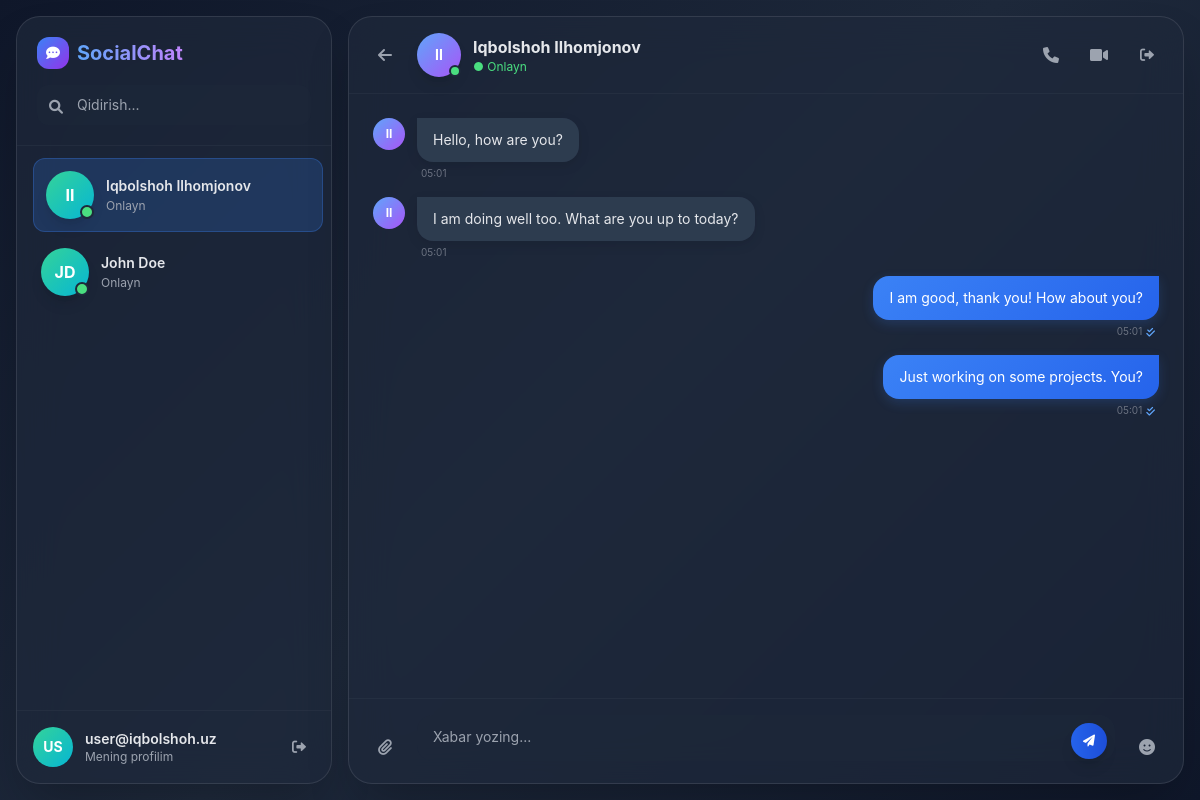
The page /?id=1 (signed in) on the database its author committed.
### tables this page shows
CREATE TABLE users (
    id INT PRIMARY KEY AUTO_INCREMENT,
    name VARCHAR(50) NOT NULL,
    email VARCHAR(100) NOT NULL UNIQUE,
    password VARCHAR(255) NOT NULL,
    created_at TIMESTAMP DEFAULT CURRENT_TIMESTAMP,
    updated_at TIMESTAMP DEFAULT CURRENT_TIMESTAMP ON UPDATE CURRENT_TIMESTAMP
);

CREATE TABLE messages (
    id INT PRIMARY KEY AUTO_INCREMENT,
    sender_id INT NOT NULL,
    receiver_id INT NOT NULL,
    message TEXT NOT NULL,
    status ENUM('sent', 'read') DEFAULT 'sent',
    created_at TIMESTAMP DEFAULT CURRENT_TIMESTAMP,
    FOREIGN KEY (sender_id) REFERENCES users(id) ON DELETE CASCADE,
    FOREIGN KEY (receiver_id) REFERENCES users(id) ON DELETE CASCADE
);

### db.php (called while the page is built, shortened)
<?php
class Database
{
    private $conn;
    public function __construct()
    {
        try {
            $this->conn = new PDO(
                "mysql:host=" . DB_SERVER . ";dbname=" . DB_NAME,
                DB_USERNAME,
                DB_PASSWORD,
                [
                    PDO::ATTR_ERRMODE => PDO::ERRMODE_EXCEPTION,
                    PDO::ATTR_DEFAULT_FETCH_MODE => PDO::FETCH_ASSOC,
                    PDO::ATTR_EMULATE_PREPARES => false,
                ]
            );
        } catch (PDOException $e) {
            die("Database connection error: " . $e->getMessage());
        }
    }
    public function execute($sql, $params = [])
    {
        try {
            $stmt = $this->conn->prepare($sql);
            $stmt->execute($params);
            return $stmt;
        } catch (PDOException $e) {
            die("Query Error: " . $e->getMessage());
        }
    }
    public function select($table, $columns = "*", $condition = "", $params = [])
    {
        return $this->execute(
            "SELECT $columns FROM $table" . ($condition ? " WHERE $condition" : ""),
            $params
        )->fetchAll();
    }
}

### index.php (the view, shortened to what this page needs)
<?php
include 'db.php';
$db = new Database();
$contacts = $db->select('users', '*', 'id != ?', [$_SESSION['user']['id']]);
if (isset($_GET['id']) && !empty($_GET['id'])) {
    $messages = $db->select('messages', '*', '(sender_id = ? AND receiver_id = ?) OR (sender_id = ? AND receiver_id = ?)', [$_SESSION['user']['id'], $_GET['id'], $_GET['id'], $_SESSION['user']['id']]);
} else {
    $messages = [];
    $_SESSION['receiver']['id'] = null;
    $_SESSION['receiver']['name'] = null;
}
?>
<!DOCTYPE html>
<html lang="en" class="dark">
<head>
    <script src="https://cdn.tailwindcss.com"></script>
    <link rel="stylesheet" href="https://cdnjs.cloudflare.com/ajax/libs/font-awesome/6.0.0-beta3/css/all.min.css">
</head>
<body class="text-gray-200 antialiased">
    <div class="flex h-screen p-3 md:p-4 gap-3 md:gap-4">
        <div class="sidebar-panel glass-panel rounded-2xl md:rounded-3xl flex flex-col flex-shrink-0 shadow-2xl md:relative md:transform-none" id="sidebar">
            <div class="p-4 md:p-5 border-b border-gray-700/30">
                <div class="flex items-center justify-between mb-4">
                    <div class="flex items-center gap-2">
                        <div class="w-8 h-8 bg-gradient-to-br from-blue-500 to-purple-600 rounded-xl flex items-center justify-center">
                            <i class="fas fa-comment-dots text-white text-sm"></i>
                        </div>
                        <h2 class="text-lg md:text-xl font-bold bg-gradient-to-r from-blue-400 to-purple-400 bg-clip-text text-transparent">
                        </h2>
                    </div>
                </div>
                <div class="relative">
                    <input type="text" placeholder="Qidirish..." class="w-full bg-slate-800/50 rounded-xl px-4 py-2.5 pl-10 focus:outline-none focus:ring-2 focus:ring-blue-500/50 text-sm transition-all">
                    <i class="fas fa-search absolute left-3 top-3 text-gray-400 text-sm"></i>
                </div>
            </div>
            <div class="flex-1 overflow-y-auto custom-scrollbar p-2 md:p-3 space-y-1">
                <?php foreach ($contacts as $contact) : ?>
                    <?php
                    $nameParts = explode(' ', trim($contact['name']));
                    $initials = strtoupper(substr($nameParts[0], 0, 1) . (isset($nameParts[1]) ? substr($nameParts[1], 0, 1) : ''));
                    $safeName = htmlspecialchars($contact['name'], ENT_QUOTES, 'UTF-8');
                    $userId = $contact['id'];
                    $isActive = (isset($_GET['id']) && $_GET['id'] == $userId) ? 'active' : '';
                    ?>
                    <a href="?id=<?= $userId ?>" class="user-card flex items-center gap-3 p-3 rounded-xl cursor-pointer block hover:no-underline <?= $isActive ?>">
                        <div class="relative flex-shrink-0">
                            <div class="w-12 h-12 bg-gradient-to-br from-emerald-400 to-cyan-500 rounded-full flex items-center justify-center shadow-lg">
                                <span class="font-bold text-white"><?= $initials ?></span>
                            </div>
                            <span class="absolute bottom-0 right-0 w-3.5 h-3.5 bg-green-400 rounded-full border-2 border-slate-800 pulse-dot"></span>
                        </div>
                        <div class="flex-1 min-w-0">
                            <div class="flex items-center justify-between mb-0.5">
                                <p class="font-semibold text-sm truncate"><?= $safeName ?></p>
                            </div>
                            <p class="text-xs text-gray-400">Onlayn</p>
                        </div>
                    </a>
                <?php endforeach; ?>
            </div>
            <div class="p-3 md:p-4 border-t border-gray-700/30">
                <div class="flex items-center gap-3">
                    <div class="w-10 h-10 bg-gradient-to-br from-emerald-400 to-cyan-500 rounded-full flex items-center justify-center">
                        <span class="font-bold text-white text-sm">
                            <?php echo isset($_SESSION['user']['email']) ? strtoupper(substr($_SESSION['user']['email'], 0, 2)) : 'ME'; ?>
                        </span>
                    </div>
                    <div class="flex-1 min-w-0">
                        <p class="font-semibold text-sm truncate">
                            <?php echo isset($_SESSION['user']['email']) ? htmlspecialchars($_SESSION['user']['email']) : 'User'; ?>
                        </p>
                        <p class="text-xs text-gray-400">Mening profilim</p>
                    </div>
                    <button onclick="openLogoutModal()" class="w-8 h-8 rounded-lg hover:bg-red-500/20 flex items-center justify-center transition-colors group" title="Chiqish">
                        <i class="fas fa-sign-out-alt text-gray-400 group-hover:text-red-400 text-sm transition-colors"></i>
                    </button>
                </div>
            </div>
        </div>
        <div class="flex-1 flex flex-col">
            <?php if (isset($_GET['id']) && !empty($_GET['id'])): ?>
                <div class="glass-panel rounded-2xl md:rounded-3xl flex flex-col h-full shadow-2xl chat-window">
                    <div class="p-3 md:p-4 border-b border-gray-700/30 flex items-center justify-between">
                        <div class="flex items-center gap-3">
                            <button class="hidden md:flex w-10 h-10 rounded-xl hover:bg-white/10 items-center justify-center flex-shrink-0 transition-colors" onclick="closeChat()">
                                <i class="fas fa-arrow-left text-gray-400"></i>
                            </button>
                            <div class="relative flex-shrink-0">
                                <div class="w-10 h-10 md:w-11 md:h-11 bg-gradient-to-br from-blue-400 to-purple-500 rounded-full flex items-center justify-center shadow-lg">
                                    <?php
                                    $receiverNameParts = explode(' ', trim($_SESSION['receiver']['name']));
                                    $receiverInitials = strtoupper(substr($receiverNameParts[0], 0, 1) . (isset($receiverNameParts[1]) ? substr($receiverNameParts[1], 0, 1) : ''));
                                    ?>
                                    <span class="font-bold text-white text-sm"><?= $receiverInitials ?></span>
                                </div>
                                <span class="absolute bottom-0 right-0 w-3 h-3 bg-green-400 rounded-full border-2 border-slate-800 pulse-dot"></span>
                            </div>
                            <div>
                                <h3 class="font-bold text-sm md:text-base"><?= htmlspecialchars($_SESSION['receiver']['name']) ?></h3>
                                <p class="text-xs text-green-400">● Onlayn</p>
                            </div>
                        </div>
                        <div class="flex gap-1 md:gap-2">
                            <button class="w-10 h-10 rounded-xl hover:bg-white/10 flex items-center justify-center transition-colors">
                                <i class="fas fa-phone text-gray-400"></i>
                            </button>
                            <button class="w-10 h-10 rounded-xl hover:bg-white/10 flex items-center justify-center transition-colors hidden sm:flex">
                                <i class="fas fa-video text-gray-400"></i>
                            </button>
                            <button onclick="openLogoutModal()" class="w-10 h-10 rounded-xl hover:bg-red-500/20 flex items-center justify-center transition-colors group">
                                <i class="fas fa-sign-out-alt text-gray-400 group-hover:text-red-400 text-sm transition-colors"></i>
                            </button>
                        </div>
                    </div>
                    <div class="flex-1 overflow-y-auto custom-scrollbar p-4 md:p-6 space-y-4" id="messagesContainer">
                        <?php foreach ($messages as $m) : ?>
                            <?php if ($m['sender_id'] == $_SESSION['user']['id']) : ?>
                                <div class="flex items-start gap-2 md:gap-3 justify-end">
                                    <div class="max-w-[75%] md:max-w-md">
                                        <div class="message-sent text-white rounded-2xl rounded-tr-none px-3 py-2 md:px-4 md:py-3">
                                            <p class="text-sm"><?= htmlspecialchars($m['message']) ?></p>
                                        </div>
                                        <p class="text-[10px] text-gray-500 mt-1 mr-1 text-right flex items-center justify-end gap-1">
                                            <?= date('H:i', strtotime($m['created_at'] ?? 'now')) ?>
                                            <i class="fas fa-check-double text-blue-400 text-[10px]"></i>
                                        </p>
                                    </div>
                                </div>
                            <?php else : ?>
                                <div class="flex items-start gap-2 md:gap-3">
                                    <div class="w-8 h-8 bg-gradient-to-br from-blue-400 to-purple-500 rounded-full flex items-center justify-center flex-shrink-0">
                                        <span class="text-xs font-bold text-white"><?= $receiverInitials ?></span>
                                    </div>
                                    <div class="max-w-[75%] md:max-w-md">
                                        <div class="message-received rounded-2xl rounded-tl-none px-3 py-2 md:px-4 md:py-3">
                                            <p class="text-sm"><?= htmlspecialchars($m['message']) ?></p>
                                        </div>
                                        <p class="text-[10px] text-gray-500 mt-1 ml-1">
                                            <?= date('H:i', strtotime($m['created_at'] ?? 'now')) ?>
                                        </p>
                                    </div>
                                </div>
                            <?php endif; ?>
                        <?php endforeach; ?>
                    </div>
                    <div class="p-3 md:p-4 border-t border-gray-700/30">
                        <form id="messageForm" class="flex items-end gap-2 md:gap-3">
                            <button type="button" class="w-10 h-10 rounded-xl hover:bg-white/10 flex items-center justify-center transition-colors flex-shrink-0">
                                <i class="fas fa-paperclip text-gray-400"></i>
                            </button>
                            <div class="flex-1 relative">
                                <textarea
                                    rows="1"
                                    placeholder="Xabar yozing..."
                                    class="w-full bg-slate-800/50 rounded-2xl px-4 py-3 pr-12 focus:outline-none focus:ring-2 focus:ring-blue-500/50 resize-none text-sm transition-all"
                                    style="min-height: 46px; max-height: 120px;"
                                    id="messageInput"></textarea>
                                <button type="submit" class="absolute right-2 top-1/2 -translate-y-1/2 w-9 h-9 rounded-full bg-gradient-to-r from-blue-600 to-blue-700 hover:from-blue-500 hover:to-blue-600 flex items-center justify-center transition-all shadow-lg hover:shadow-blue-500/25">
                                    <i class="fas fa-paper-plane text-white text-xs"></i>
                                </button>
                            </div>
                            <button type="button" class="w-10 h-10 rounded-xl hover:bg-white/10 flex items-center justify-center transition-colors flex-shrink-0 hidden sm:flex">
                                <i class="fas fa-smile text-gray-400"></i>
                            </button>
                        </form>
                    </div>
                </div>
            <?php endif; ?>
        </div>
    </div>
</body>
</html>

### index.php (style rules this page uses)
* { margin: 0; padding: 0; box-sizing: border-box; }
body { background: linear-gradient(135deg, #0f172a 0%, #1e293b 50%, #0f172a 100%); background-attachment: fixed; height: 100vh; overflow: hidden; font-family: -apple-system, BlinkMacSystemFont, 'Segoe UI', Roboto, Oxygen, Ubuntu, sans-serif; }
.glass-panel { background: rgba(30, 41, 59, 0.7); backdrop-filter: blur(20px); -webkit-backdrop-filter: blur(20px); border: 1px solid rgba(255, 255, 255, 0.1); }
.message-sent { background: linear-gradient(135deg, #3b82f6 0%, #2563eb 100%); box-shadow: 0 4px 12px rgba(59, 130, 246, 0.2); }
.message-received { background: rgba(51, 65, 85, 0.8); box-shadow: 0 4px 12px rgba(0, 0, 0, 0.1); }
.user-card { transition: all 0.3s cubic-bezier(0.4, 0, 0.2, 1); }
.user-card.active { background: rgba(59, 130, 246, 0.2); border: 1px solid rgba(59, 130, 246, 0.3); transform: translateX(4px); }
.chat-window { animation: slideIn 0.3s cubic-bezier(0.4, 0, 0.2, 1); }
.sidebar-panel { transition: transform 0.3s cubic-bezier(0.4, 0, 0.2, 1); }
.pulse-dot { animation: pulse 2s infinite; }

### rows shown on the page
users: name "II", name "Iqbolshoh Ilhomjonov"
users: name "JD", name "John Doe"
messages: message "Hello, how are you?", created_at "05:01"
messages: message "I am doing well too. What are you up to today?", created_at "05:01"
messages: message "I am good, thank you! How about you?", created_at "05:01"
messages: message "Just working on some projects. You?", created_at "05:01"

### other values the page prints
substr($_SESSION['user']['email'], 0, 2) "US"
$_SESSION['user']['email'] "user@iqbolshoh.uz"
$receiverInitials "II"
$_SESSION['receiver']['name'] "Iqbolshoh Ilhomjonov"
